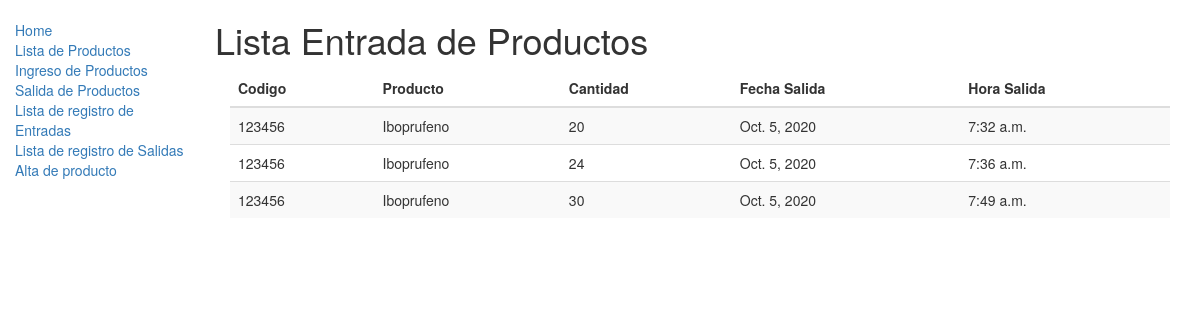
The page /almacen/lentradas/ on the database as committed earlier.
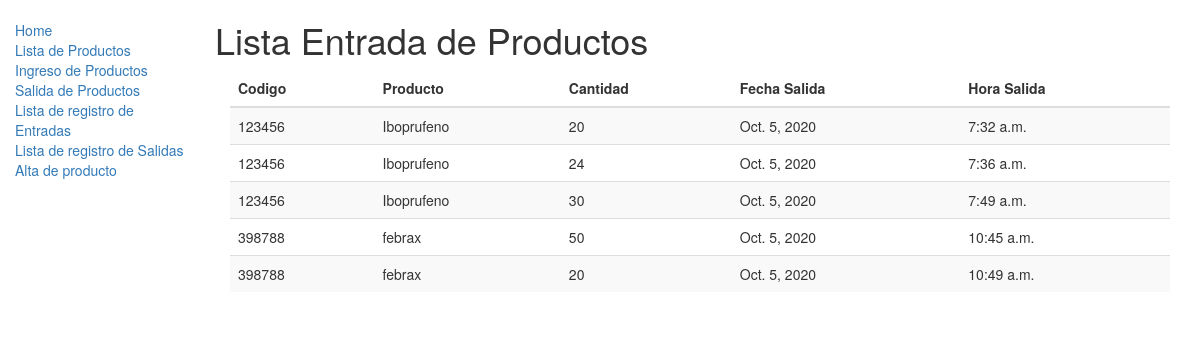
The same page on the database as committed later.
### almacen/models.py (models this page shows, shortened)
class regEntrada(models.Model):
    inventario=models.ForeignKey('Inventario', on_delete=models.CASCADE, null=True)
    cantidad = models.IntegerField(default=0)
    fecha = models.DateField(null=True, blank=True)
    hora=models.TimeField(null=True, blank=True)
    user = models.ForeignKey(User, on_delete=models.SET_NULL, null=True, blank=True)

class Inventario(models.Model):
    producto=models.ForeignKey('Producto', on_delete=models.CASCADE, null=True)
    cantidad=models.IntegerField(default=0)
    codigob = models.CharField(max_length=200)

class Producto(models.Model):
    id = models.UUIDField(primary_key=True, default=uuid.uuid4, help_text="ID único para este libro particular en toda la biblioteca")
    nombre = models.CharField(max_length=200)
    descripcion = models.TextField(max_length=1000,  help_text="Ingrese una breve descripción del producto")
    minimo = models.IntegerField(default=0)
    maximo = models.IntegerField(default=0)

### almacen/views.py (the view)
def EntradaListView(request):
    entrada_list = regEntrada.objects.select_related('inventario__producto')
    return render(
        request, 'entradas_list.html',
        {'entrada_list': entrada_list}
    )

### almacen/templates/entradas_list.html
{% extends "base_generic.html" %}
{% block content %}
<h1>Lista Entrada de Productos</h1>
{% if entrada_list %}
<div class="container-fluid">
    <table class="table table-striped table-sm" id="my_entrada">
        <thead>
            <tr>
                <th>Codigo</th>
                <th>Producto</th>
                <th>Cantidad</th>
                <th>Fecha Salida</th>
                <th>Hora Salida</th>
            </tr>
        </thead>
        <tbody id="my_registro">
    {% for entrada in entrada_list %}
   <tr>
      <td> {{entrada.inventario.codigob }}</td>
      <td> {{entrada.inventario.producto.nombre}}</td>
      <td> {{entrada.cantidad}}</td>
      <td> {{entrada.fecha}}</td>
      <td> {{entrada.hora}}</td>
 </tr>
    {% endfor %}
</tbody>
</table>
</div>
{% else %}
<p>No hay registro de entradas en el almacen.</p>
{% endif %}
{% endblock %}

Rows that differ between the two databases and show on the page:
added regEntrada: inventario.codigob "398788", inventario.producto.nombre "febrax", cantidad "50", fecha "Oct. 5, 2020", hora "10:45 a.m."
added regEntrada: inventario.codigob "398788", inventario.producto.nombre "febrax", cantidad "20", fecha "Oct. 5, 2020", hora "10:49 a.m."
